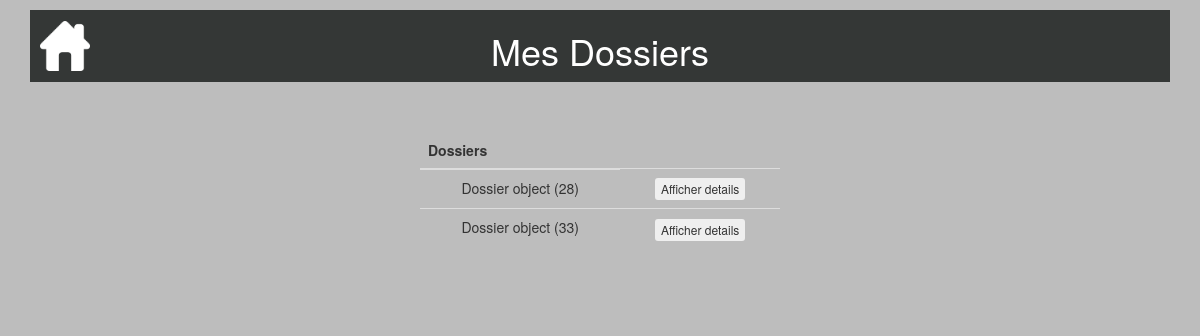
Page /consulterdossier/ (signed in) on the earlier database version.
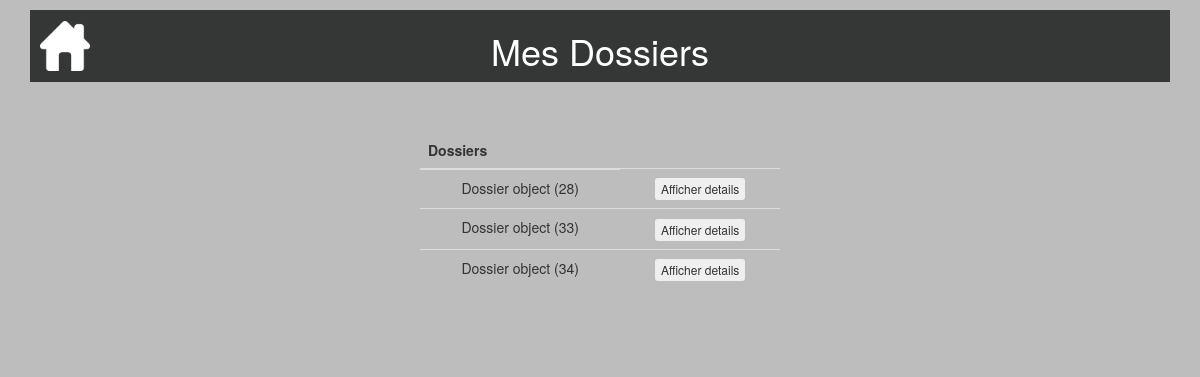
Same page on the later database version.
### calculdej/models.py (models this page shows, shortened)
class Dossier(models.Model):
    date = models.DateTimeField(default=timezone.now, blank=True, verbose_name="Date création")
    auteur = models.ForeignKey(settings.AUTH_USER_MODEL, on_delete=models.CASCADE)
    dernier = models.BooleanField(default=True)

### consulterdossier/views.py (the view)
# urls.py: url('consulterdossier/', include('consulterdossier.urls')),
@login_required
def consulterdossier(request):
    dossiers = Dossier.objects.filter(auteur=request.user)
    return render(request, 'consulterdossier/consulterdossier.html', locals())

### consulterdossier/templates/consulterdossier/consulterdossier.html (shortened to what this page needs)
{% extends "base.html" %}
{% block header %}<h1>Mes Dossiers</h1>{% endblock %}
{% block content %}
<table class="table">
  <thead>
       <tr>
           <th>Dossiers</th>
       </tr>
   </thead>
   <tbody>
       {% for d in dossiers %}
       <tr>
           <td>{{ d }} </td>
           <td>
             <form method="post">
                 <button class="btn btn-xs" type="submit" name="btnaffdetails" value="{{d.id}}">Afficher details</button>
             </form>
          </td>
       </tr>
      {%endfor%}
    </tbody>
</table>
{% endblock %}

Differences in the rows shown:
added Dossier: id "Dossier object (34)"
